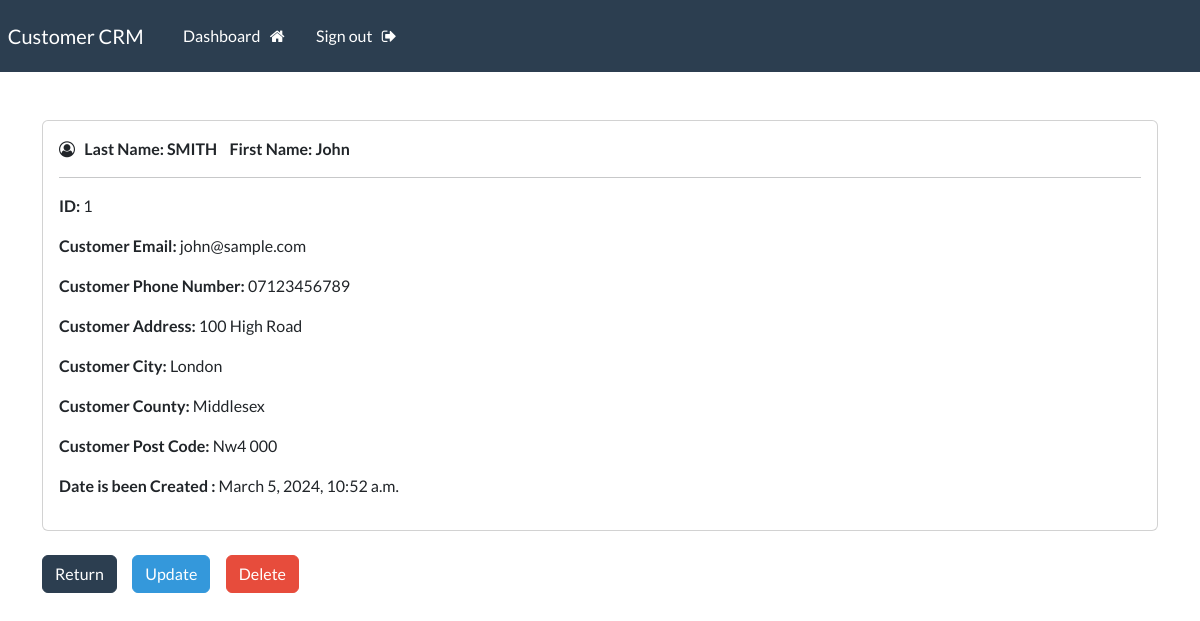
The page /record/1 (signed in) on the database its author committed.
### webapp/models.py (models this page shows, shortened)
class Customer(models.Model):
    first_name = models.CharField(max_length = 92)
    last_name = models.CharField(max_length = 92)
    email = models.CharField(max_length = 92)
    phone_number= models.CharField(max_length = 15)
    address = models.CharField(max_length = 300)
    city = models.CharField(max_length = 200)
    county= models.CharField(max_length = 300)
    post_code= models.CharField(max_length = 12, default='')
    created_date = models.DateTimeField(auto_now_add = True)

### webapp/views.py (the view)
# urls.py: path('record/<int:pk>',views.SinglurCustomer, name='record'),
@login_required (login_url='my-login')
def SinglurCustomer(request, pk):
    all_records= Customer.objects.get(id=pk)
    context = {'record': all_records}
    return render(request, 'webapp/views_record.html', context= context)

### webapp/templates/webapp/views_record.html (shortened to what this page needs)
{% extends 'webapp/base.html' %}
{% block content %}
    <br>
    <div class="card">
        <div class="card-body">
            <i class="fa fa-user-circle-o" aria-hidden="true"></i> &nbsp;
            <strong> Last Name: {{record.last_name | upper }} </strong> &nbsp;&nbsp;
            <strong> First Name: {{record.first_name}} </strong>
            <hr>
           <p> <strong> ID: </strong> {{record.id}} </p>
           <p> <strong> Customer Email: </strong> {{record.email}} </p>
           <p> <strong> Customer Phone Number: </strong> {{record.phone_number}} </p>
           <p> <strong> Customer Address: </strong> {{record.address}}</p>
           <p> <strong> Customer City: </strong> {{record.city}} </p>
           <p> <strong> Customer County: </strong> {{record.county}} </p>
           <p> <strong> Customer Post Code: </strong> {{record.post_code}} </p>
           <p> <strong> Date is been Created : </strong> {{record.created_date}} </p>
        </div>
    </div>
        <br>
        <a href="{% url 'dashboard' %} " class="btn btn-primary"> Return</a>
        <a href="{% url 'update-customer' record.id %} " class="btn btn-info"> Update</a>
       <a href="{% url 'delete' record.id %} " class="btn btn-danger"> Delete </a>
{% endblock %}

### rows shown on the page
Customer: last_name "SMITH", first_name "John", id "1", email "john@sample.com", phone_number "07123456789", address "100 High Road", city "London", county "Middlesex", post_code "Nw4 000", created_date "March 5, 2024, 10:52 a.m."
